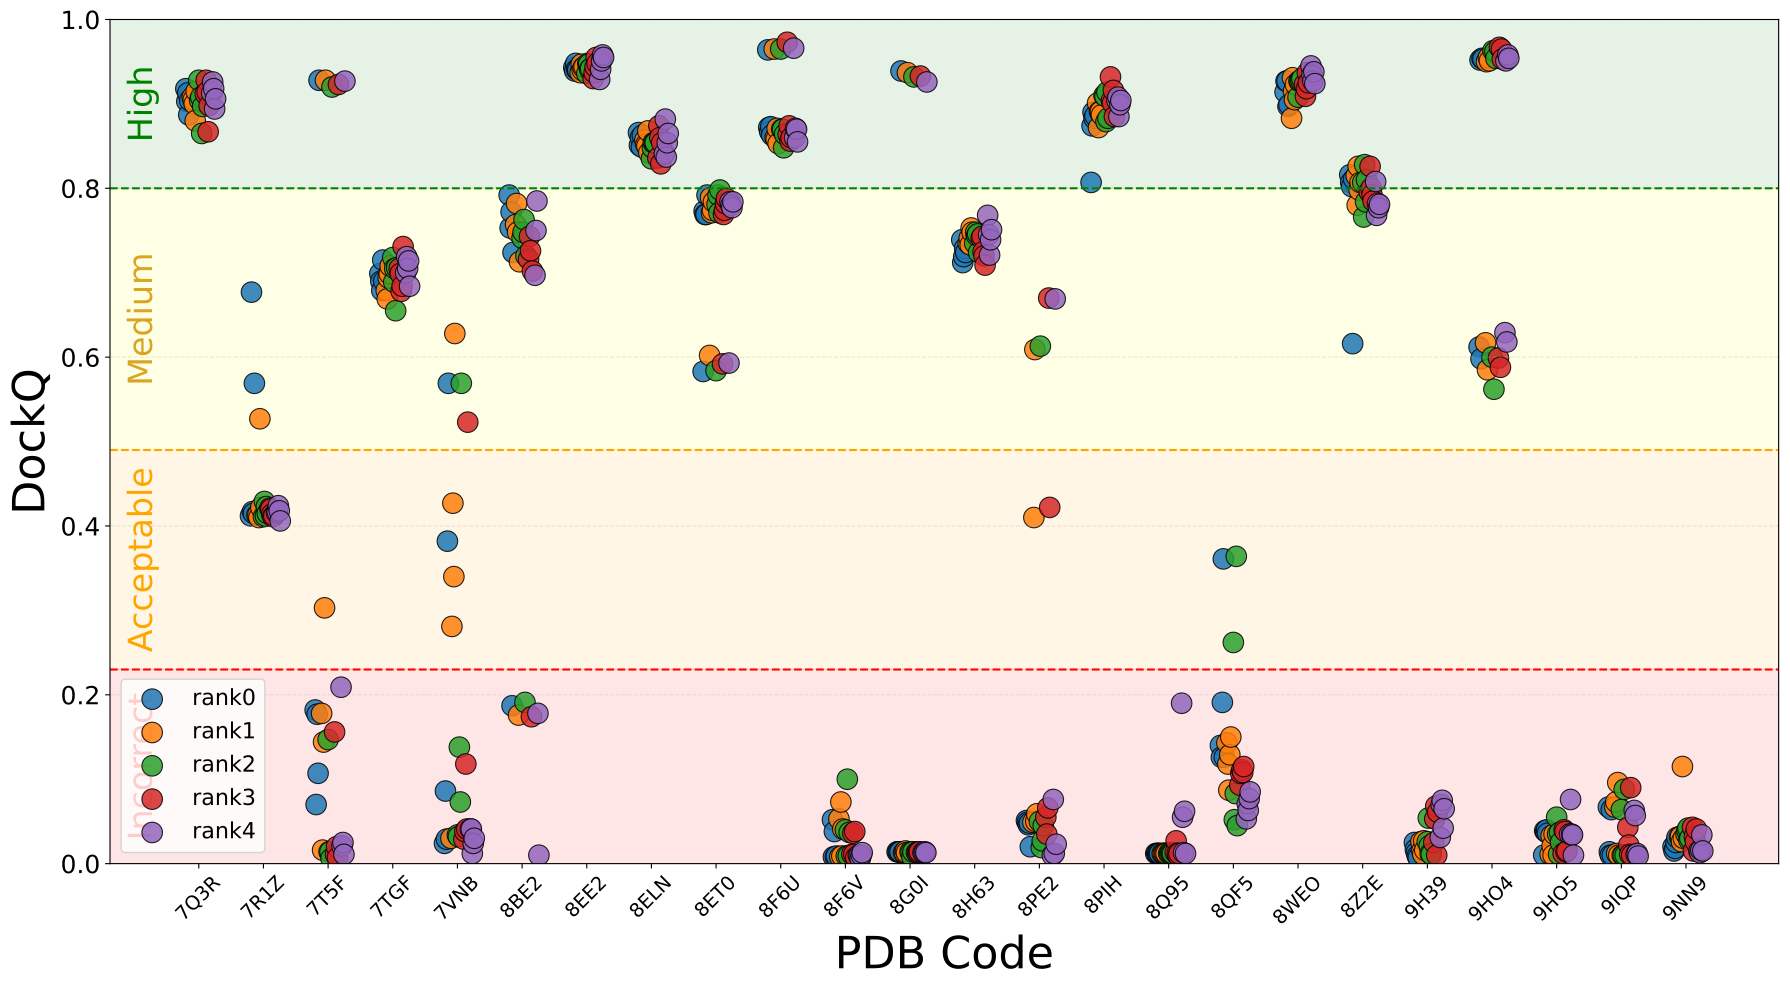

Python code for this plot:
"""
Visualise DockQ scores for all benchmark structures across five prediction ranks and five independent random seeds.

Input:
    ../seed*/output/DockQ_rank*.txt

Output:
    DockQ_allranks_pdb_plot.pdf
"""

import matplotlib.pyplot as plt
import pandas as pd

# ==========================================
# Input files
# ==========================================

dockq_files = {
    f"rank{rank}": [
        f"../seed{seed}/output/DockQ_rank{rank}.txt"
        for seed in range(1, 6)
    ]
    for rank in range(5)
}

# ==========================================
# Plot settings
# ==========================================

rank_colors = {
    "rank0": "#1f77b4",
    "rank1": "#ff7f0e",
    "rank2": "#2ca02c",
    "rank3": "#d62728",
    "rank4": "#9467bd"
}

offsets = {
    "rank0": -0.2,
    "rank1": -0.1,
    "rank2": 0.0,
    "rank3": 0.1,
    "rank4": 0.2
}

DEBUG = False

# ==========================================
# Read data
# ==========================================

all_data = []

for rank, files in dockq_files.items():

    rank_dfs = []

    for seed_id, file in enumerate(files):

        try:
            df = pd.read_csv(file, sep=r"\s+")

            # Extract PDB identifier from model name
            df["PDB_code"] = df["Model"].str.extract(
                r"_([0-9A-Za-z]{4})_(?:rerun\d*_)?model"
            )

            df["Rank"] = rank
            df["Seed"] = seed_id

            rank_dfs.append(
                df[["PDB_code", "DockQ", "Rank", "Seed"]]
            )

        except FileNotFoundError:
            print(f"Missing file: {file}")

    if rank_dfs:
        all_data.append(
            pd.concat(rank_dfs, ignore_index=True)
        )

# ==========================================
# Combine and clean
# ==========================================

if not all_data:
    raise ValueError("No data loaded. Check input file paths.")

df_all = pd.concat(all_data, ignore_index=True)

df_all = df_all.dropna(subset=["PDB_code"])

df_all = df_all[
    df_all["PDB_code"].str.match(r"^[0-9A-Za-z]{4}$")
]

df_all["PDB_code"] = df_all["PDB_code"].str.upper()

# ==========================================
# Assign x positions
# ==========================================

pdb_codes = sorted(df_all["PDB_code"].unique())

pdb_to_x = {
    pdb: i for i, pdb in enumerate(pdb_codes)
}

df_all["x"] = df_all["PDB_code"].map(pdb_to_x)

if DEBUG:
    print("\nStructures per rank:")
    print(df_all.groupby("Rank").size())

    print("\nCoverage matrix:")
    print(
        df_all.groupby(["PDB_code", "Rank"])
        .size()
        .unstack(fill_value=0)
    )

# ==========================================
# Plot
# ==========================================

plt.figure(figsize=(18, 10))

# DockQ quality regions
plt.axhspan(0.80, 1.00, color="green", alpha=0.1)
plt.axhspan(0.49, 0.80, color="yellow", alpha=0.1)
plt.axhspan(0.23, 0.49, color="orange", alpha=0.1)
plt.axhspan(0.00, 0.23, color="red", alpha=0.1)

plt.axhline(0.80, color="green", linestyle="--")
plt.axhline(0.49, color="orange", linestyle="--")
plt.axhline(0.23, color="red", linestyle="--")

# Region labels
plt.text(
    -0.6, 0.115, "Incorrect",
    va="center", ha="right",
    fontsize=24, color="red",
    rotation=90
)

plt.text(
    -0.6, 0.36, "Acceptable",
    va="center", ha="right",
    fontsize=24, color="orange",
    rotation=90
)

plt.text(
    -0.6, 0.645, "Medium",
    va="center", ha="right",
    fontsize=24, color="goldenrod",
    rotation=90
)

plt.text(
    -0.6, 0.90, "High",
    va="center", ha="right",
    fontsize=24, color="green",
    rotation=90
)

# Plot all ranks and seeds
for rank in dockq_files:

    subset = df_all[df_all["Rank"] == rank]

    plt.scatter(
        subset["x"] + offsets[rank] + (subset["Seed"] * 0.015),
        subset["DockQ"],
        s=220,
        alpha=0.85,
        color=rank_colors[rank],
        edgecolor="black",
        linewidth=0.8,
        label=rank
    )

# Formatting
plt.xlabel("PDB Code", fontsize=32)
plt.ylabel("DockQ", fontsize=32)

plt.xticks(
    range(len(pdb_codes)),
    pdb_codes,
    rotation=45,
    fontsize=14
)

plt.yticks(fontsize=18)

plt.ylim(0, 1)

plt.grid(
    axis="y",
    linestyle="--",
    alpha=0.3
)

plt.legend(fontsize=16)

plt.tight_layout()

plt.savefig(
    "DockQ_allranks_pdb_plot.pdf",
    dpi=300,
    bbox_inches="tight"
)

plt.show()

print(f"\nTotal PDB structures: {len(pdb_codes)}")
